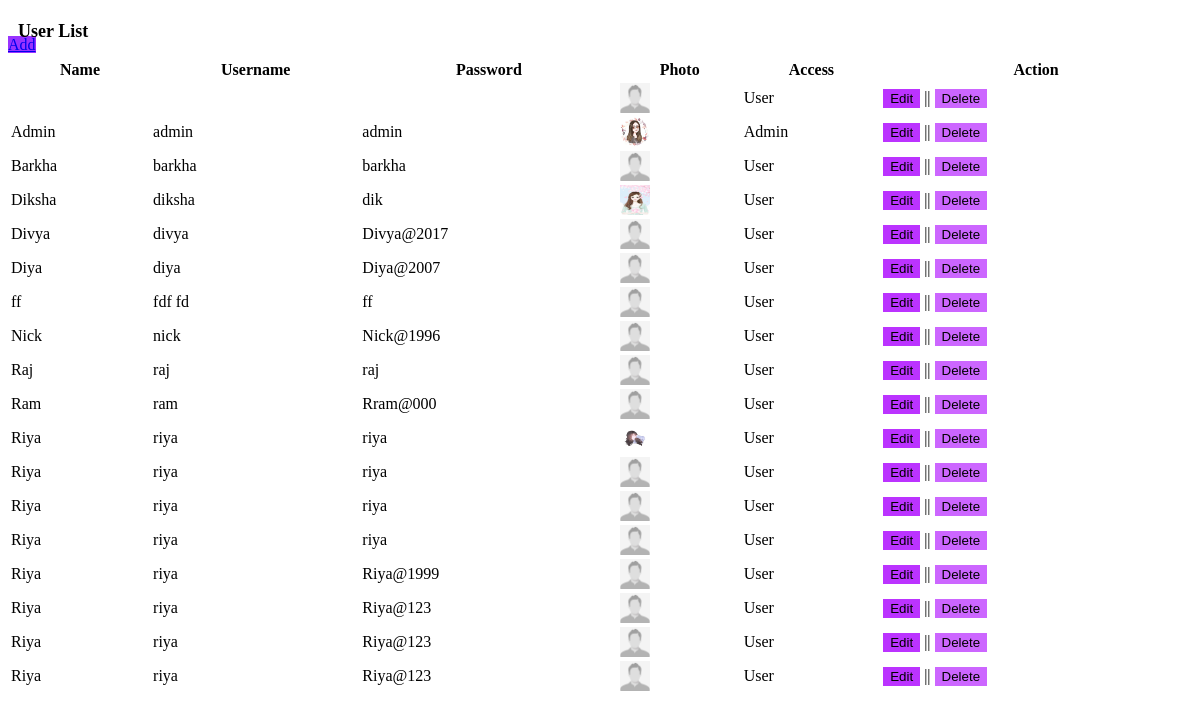
/admin/userlist.php, run on the app's committed database.
### tables this page shows
CREATE TABLE IF NOT EXISTS `user` (
  `userid` int(11) NOT NULL AUTO_INCREMENT,
  `username` varchar(30) NOT NULL,
  `password` varchar(150) NOT NULL,
  `uname` varchar(60) NOT NULL,
  `Photo` blob,
  `access` int(1) NOT NULL DEFAULT '2',
  PRIMARY KEY (`userid`)
);

### admin/userlist.php (the view, shortened to what this page needs)
<div class="col-lg-12">
    <div class="panel panel-default" style="height:50px;">
		<span style="font-size:18px; margin-left:10px; position:relative; top:13px;"><strong><span class="glyphicon glyphicon-user"></span> User List</strong></span>
		<div class="pull-right" style="margin-right:10px; margin-top:7px;">
			<a href="#add_user" data-toggle="modal" class="btn btn-primary but"><span class="glyphicon glyphicon-plus"></span> Add</a>
		</div>
	</div>
	<table width="100%" class="table table-striped table-bordered table-hover" id="userList">
        <thead>
            <tr>
                <th>Name</th>
				<th>Username</th>
				<th>Password</th>
				<th>Photo</th>
				<th>Access</th>
				<th>Action</th>
			</tr>
		</thead>
		<tbody>
		<?php
			$query=mysqli_query($conn,"select * from `user` order by uname asc");
			while($row=mysqli_fetch_array($query)){
			?>
			<tr>
				<td><input type="hidden" id="ename<?php echo $row['userid']; ?>" value="<?php echo $row['uname']; ?>"><?php echo $row['uname']; ?></td>
				<td><input type="hidden" id="eusername<?php echo $row['userid']; ?>" value="<?php echo $row['username']; ?>"><?php echo $row['username']; ?></td>
				<td><input type="hidden" id="epassword<?php echo $row['userid']; ?>" value="<?php echo $row['password']; ?>"><?php echo $row['password']; ?></td>
				<td><img src="../<?php if(empty($row['Photo'])){echo "upload/profile.jpg";}else{echo $row['Photo'];} ?>" height="30px;" width="30px;"></td>
				<td>
					<?php
						if ($row['access']==1){
							echo "Admin";
						}
						else{
							echo "User";
						}
					?>
				</td>
				<td>
					<button type="button" class="btn btn-warning edituser b1" value="<?php echo $row['userid']; ?>"><span class="glyphicon glyphicon-pencil"></span> Edit</button> ||
					<button type="button" class="btn btn-danger deleteuser b2" value="<?php echo $row['userid']; ?>"><span class="glyphicon glyphicon-trash"></span> Delete</button>
				</td>
			</tr>
			<?php
			}
		?>
        </tbody>
    </table>
</div>

### admin/userlist.php (style rules this page uses)
.but { background-color:#9933ff !important; }
.b1 { background-color:#bb33ff !important; border: 1px solid #bb33ff; transition-duration:0.4s; }
.b2 { background-color:#cc66ff !important; border: 1px solid #cc66ff; transition-duration:0.4s; }

### data on the page
user: access "User", $row['userid'] 9 (drawn)
user: uname "Admin", username "admin", password "admin", Photo (picture), access "Admin", $row['userid'] 1 (drawn)
user: uname "Barkha", username "barkha", password "barkha", access "User", $row['userid'] 3 (drawn)
user: uname "Diksha", username "diksha", password "dik", Photo (picture), access "User", $row['userid'] 4 (drawn)
user: uname "Divya", username "divya", password "Divya@2017", access "User", $row['userid'] 24 (drawn)
user: uname "Diya", username "diya", password "Diya@2007", access "User", $row['userid'] 23 (drawn)
user: uname "ff", username "fdf fd", password "ff", access "User", $row['userid'] 11 (drawn)
user: uname "Nick", username "nick", password "Nick@1996", access "User", $row['userid'] 26 (drawn)
user: uname "Raj", username "raj", password "raj", access "User", $row['userid'] 6 (drawn)
user: uname "Ram", username "ram", password "Rram@000", access "User", $row['userid'] 25 (drawn)
user: uname "Riya", username "riya", password "riya", Photo (picture), access "User", $row['userid'] 5 (drawn)
user: uname "Riya", username "riya", password "riya", access "User", $row['userid'] 7 (drawn)
user: uname "Riya", username "riya", password "riya", access "User", $row['userid'] 8 (drawn)
user: uname "Riya", username "riya", password "riya", access "User", $row['userid'] 10 (drawn)
user: uname "Riya", username "riya", password "Riya@1999", access "User", $row['userid'] 12 (drawn)
user: uname "Riya", username "riya", password "Riya@123", access "User", $row['userid'] 14 (drawn)
user: uname "Riya", username "riya", password "Riya@123", access "User", $row['userid'] 21 (drawn)
user: uname "Riya", username "riya", password "Riya@123", access "User", $row['userid'] 22 (drawn)
